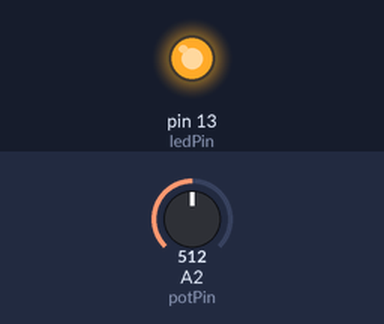
Recording of a sketch running on a simulated Arduino Uno, built with avr-gcc and run on an emulated ATmega328P. Parts: output pins drawn as LEDs (lit = HIGH). The test bench sets the inputs (shaded band); at power-on: A2 (potPin) = 512.

Above: at 21.2 s.
21.3 s: A2 (potPin) set to 0
31.5 s: A2 (potPin) set to 511
At 37.0 s:
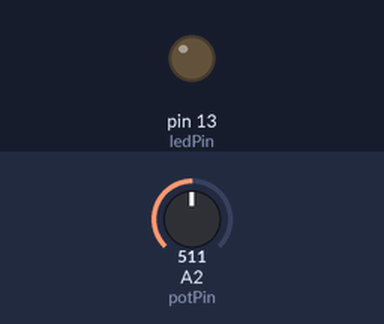
Timing chart, 0 to 48.3 s (numbered marks = the images above; inputs shaded):
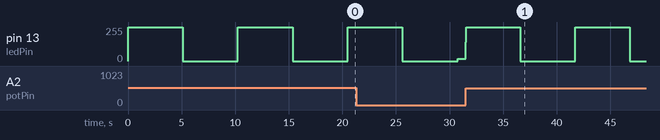

The sketch:

lab3.ino
```cpp
int potPin = 2;    // select the input pin for the potentiometer
int ledPin = 13;   // select the pin for the LED
int val = 0;       // variable to store the value coming from the sensor

void setup() {
  pinMode(ledPin, OUTPUT);  // declare the ledPin as an OUTPUT
}

void loop() {
  val = analogRead(potPin);    // read the value from the sensor
  digitalWrite(ledPin, HIGH);  // turn the ledPin on
  delay(val*10);                  // stop the program for some time
  digitalWrite(ledPin, LOW);   // turn the ledPin off
  delay(val*10);                  // stop the program for some time
}
```

Measured:
- after the input at 31.5 s, pin 13 (ledPin): alternates 255/255 for 5.1 s and 0/255 for 5.1 s, starting at once
- by itself, pin 13 (ledPin): alternates 255/255 for 5.1 s and 0/255 for 5.1 s
